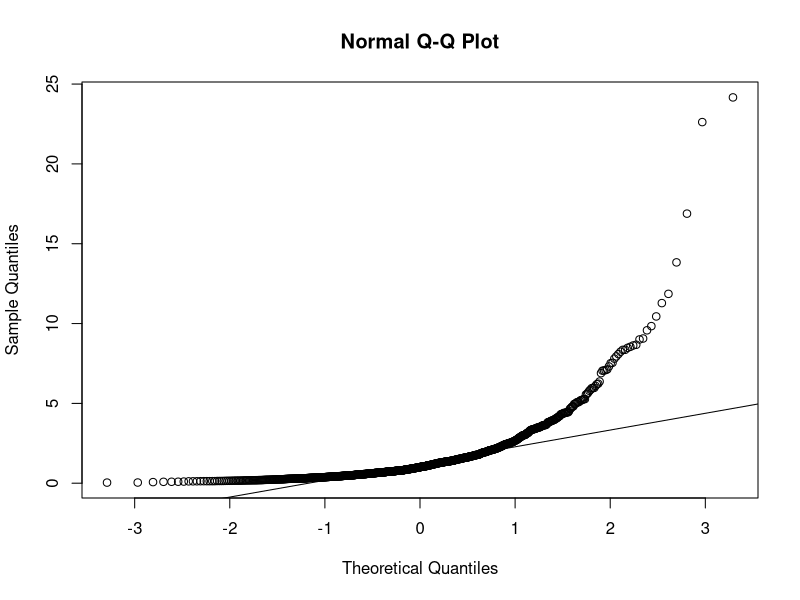
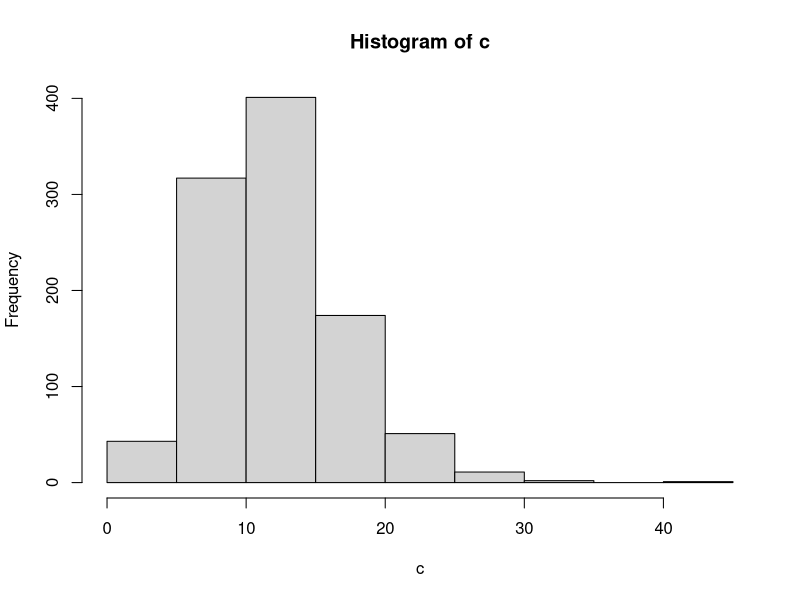
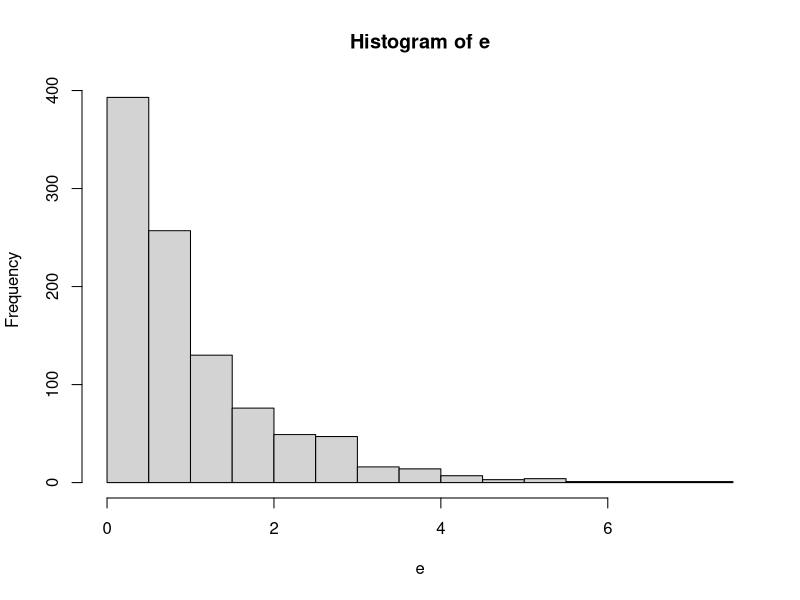
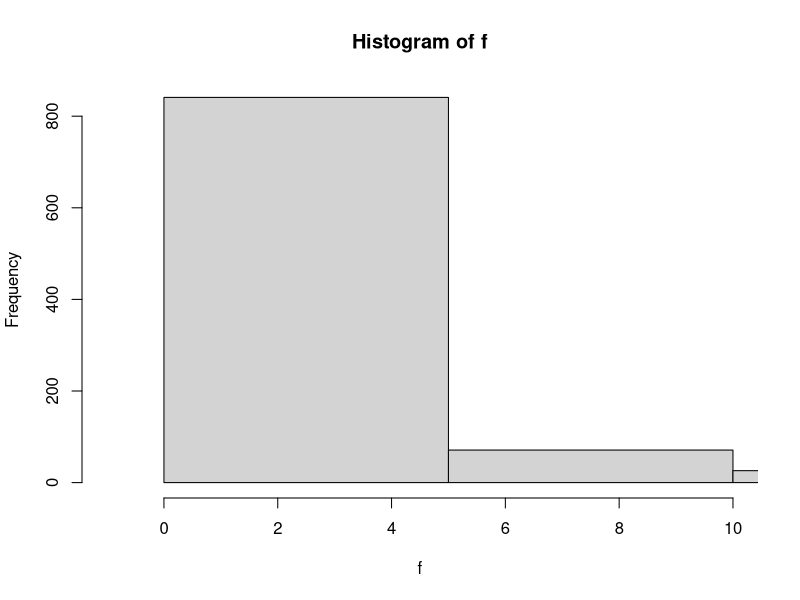
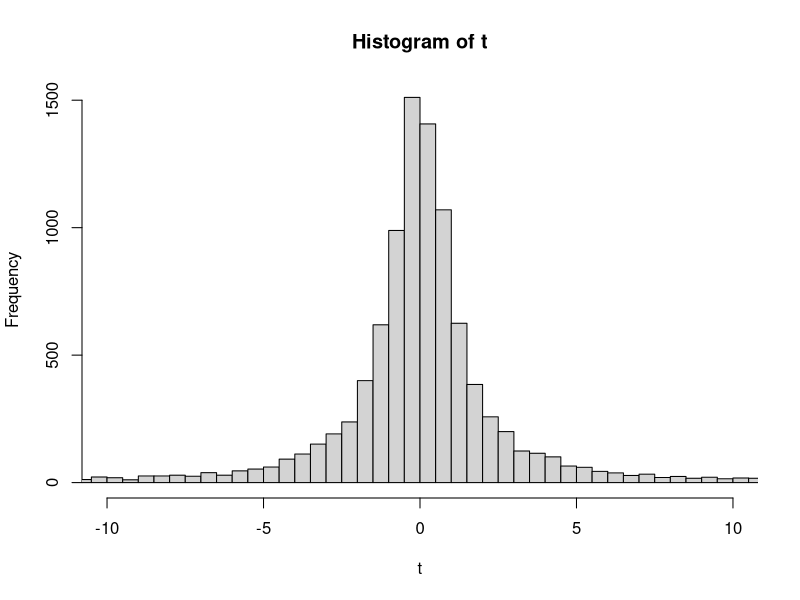
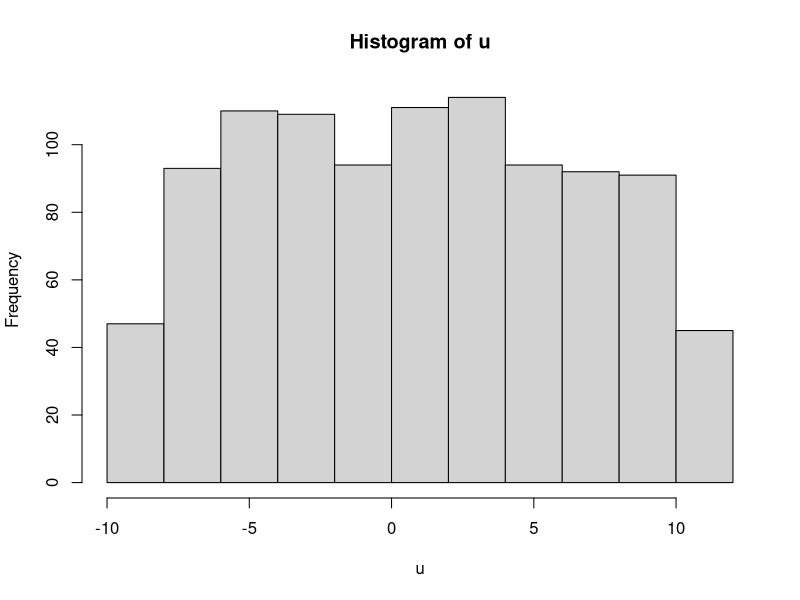

R code for these plots, in order:
# Simulate log-normal distribution
l <- rlnorm(1000,mean=0, sd=1)
qqnorm(l)
qqline(l)

# Chi squared
c <- rchisq(1000,df=12)
hist(c)


# Exponential
e <- rexp(1000, rate=1)
hist(e)


# F distribution
f <- rf(1000, df1=1, df2=2)
hist(f, xlim =c(-1,10), breaks=1000)


# t distribution
t <- rt(10000, df=1)
hist(t, xlim =c(-10,10), breaks=10000)


# Uniform distribution
u <- runif(1000, min=-9,max=11)
hist(u)
